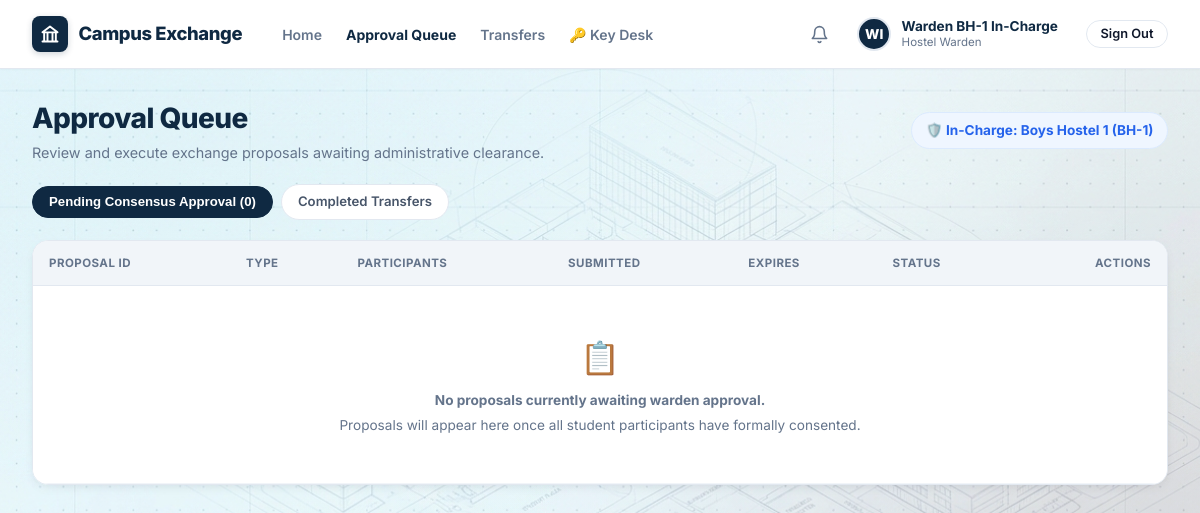
/warden/approvals/ (signed in), run on an earlier commit of the app's database.
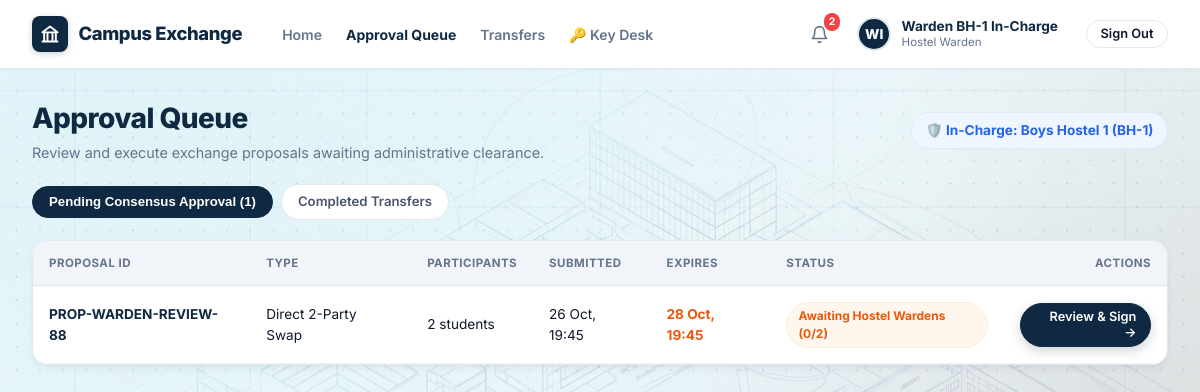
And on a later commit of the database.
### hostel/models.py (models this page shows, shortened)
class Hostel(models.Model):
    class GenderType(models.TextChoices):
        MALE = 'MALE', 'Boys Hostel'
        FEMALE = 'FEMALE', 'Girls Hostel'
        COED = 'COED', 'Co-Ed Residence'
    name = models.CharField(max_length=100, unique=True)
    code = models.CharField(max_length=20, unique=True)
    gender_type = models.CharField(max_length=10, choices=GenderType.choices, default=GenderType.MALE)
    is_active = models.BooleanField(default=True)
    warden = models.ForeignKey(
        settings.AUTH_USER_MODEL,
        null=True,
        blank=True,
        on_delete=models.SET_NULL,
        related_name='managed_hostels'
    )

### exchange/models.py (models this page shows, shortened)
class ExchangeProposal(models.Model):
    class ProposalType(models.TextChoices):
        DIRECT = 'DIRECT', 'Direct 2-Party Swap'
        CYCLE_3 = 'CYCLE_3', '3-Party Multi-Hop Cycle'
        CYCLE_4 = 'CYCLE_4', '4-Party Multi-Hop Cycle'
        CYCLE_5 = 'CYCLE_5', '5-Party Multi-Hop Cycle'
    class ProposalStatus(models.TextChoices):
        PENDING_ACCEPTANCE = 'PENDING_ACCEPTANCE', 'Pending Participant Acceptance'
        PARTIALLY_ACCEPTED = 'PARTIALLY_ACCEPTED', 'Partially Accepted'
        READY_FOR_APPROVAL = 'READY_FOR_APPROVAL', 'All Accepted · Ready for Warden'
        APPROVED = 'APPROVED', 'Warden Approved'
        DECLINED = 'DECLINED', 'Declined by Participant'
        EXPIRED = 'EXPIRED', 'Proposal Expired'
        COMPLETED = 'COMPLETED', 'Occupancy Transferred'
        CANCELLED = 'CANCELLED', 'Cancelled'
    proposal_code = models.CharField(max_length=30, unique=True, db_index=True)
    proposal_type = models.CharField(max_length=20, choices=ProposalType.choices, default=ProposalType.DIRECT)
    status = models.CharField(max_length=25, choices=ProposalStatus.choices, default=ProposalStatus.PENDING_ACCEPTANCE, db_index=True)
    compatibility_score = models.FloatField(default=100.0)
    expires_at = models.DateTimeField()
    created_at = models.DateTimeField(auto_now_add=True)
    completed_at = models.DateTimeField(null=True, blank=True)
    class Meta:
        ordering = ['-created_at']
    @property
    def is_cross_hostel(self):
        hostel_ids = set(self.participants.values_list('current_bed__room__block__hostel_id', flat=True))
        return len(hostel_ids) > 1
    @property
    def involved_hostels(self):
        from hostel.models import Hostel
        h_ids = set(self.participants.values_list('current_bed__room__block__hostel_id', flat=True)).union(
            set(self.participants.values_list('target_bed__room__block__hostel_id', flat=True))
        )
        return Hostel.objects.filter(id__in=h_ids).select_related('warden')
    def get_warden_approval_status(self):
        approved_approver_ids = set(self.approvals.filter(decision='APPROVED').values_list('approver_id', flat=True))
        status_list = []
        for h in self.involved_hostels:
            warden = h.warden
            is_approved = warden and warden.id in approved_approver_ids
            status_list.append({
                'hostel': h,
                'warden': warden,
                'is_approved': is_approved,
            })
        return status_list
    @property
    def all_hostel_wardens_approved(self):
        for item in self.get_warden_approval_status():
            if not item['is_approved']:
                return False
        return True

### exchange/views.py (the view)
# urls.py: path('warden/approvals/', views.warden_dashboard_view, name='warden_approvals'),
def warden_dashboard_view(request):
    user = request.user
    is_chief_or_admin = (user.is_chief_warden or user.is_admin_role)
    managed_hostels = user.managed_hostels.all()
    if is_chief_or_admin:
        all_ready = ExchangeProposal.objects.filter(
            status=ExchangeProposal.ProposalStatus.READY_FOR_APPROVAL
        )
        pending_proposals = all_ready
        recent_approvals = Approval.objects.select_related('proposal', 'approver').order_by('-created_at')[:15]
    else:
        pending_proposals = ExchangeProposal.objects.filter(
            status=ExchangeProposal.ProposalStatus.READY_FOR_APPROVAL
        ).filter(
            Q(participants__current_bed__room__block__hostel__in=managed_hostels) |
            Q(participants__target_bed__room__block__hostel__in=managed_hostels)
        ).distinct()
        recent_approvals = Approval.objects.filter(
            Q(proposal__participants__current_bed__room__block__hostel__in=managed_hostels) |
            Q(proposal__participants__target_bed__room__block__hostel__in=managed_hostels) |
            Q(approver=user)
        ).select_related('proposal', 'approver').distinct().order_by('-created_at')[:15]
    pending_proposals = pending_proposals.prefetch_related(
        'participants__student',
        'participants__current_bed__room__block__hostel',
        'participants__target_bed__room__block__hostel',
        'approvals__approver'
    )
    return render(request, 'exchange/warden_dashboard.html', {
        'pending_proposals': pending_proposals,
        'recent_approvals': recent_approvals,
        'managed_hostels': managed_hostels,
        'is_chief_or_admin': is_chief_or_admin,
    })

### accounts/models.py (called while the page is built)
    @property
    def is_student(self):
        return self.role == self.Role.STUDENT

    @property
    def is_warden(self):
        return self.role in (self.Role.WARDEN, self.Role.CHIEF_WARDEN)

    @property
    def is_chief_warden(self):
        return self.role == self.Role.CHIEF_WARDEN

    @property
    def is_admin_role(self):
        return self.role == self.Role.ADMIN or self.is_superuser

    @property
    def is_dsw(self):
        return self.role == self.Role.DSW

### templates/exchange/warden_dashboard.html (shortened to what this page needs)
{% extends 'base.html' %}
{% load static %}
{% block content %}
<div class="page-header" style="margin-bottom: 1.25rem;">
  <div class="page-title-group">
    <h1>Approval Queue</h1>
    <p>Review and execute exchange proposals awaiting administrative clearance.</p>
  </div>
  <div>
    {% if is_chief_or_admin %}
      <span class="badge badge-purple" style="font-size: 0.85rem; padding: 0.45rem 0.85rem; font-weight: 700;">
        ⚖️ Chief Warden Authority (All 20 Campus Hostels)
      </span>
    {% elif managed_hostels %}
      <span class="badge badge-blue" style="font-size: 0.85rem; padding: 0.45rem 0.85rem; font-weight: 700;">
        🛡️ In-Charge: {% for h in managed_hostels %}{{ h.name }} ({{ h.code }}){% if not forloop.last %}, {% endif %}{% endfor %}
      </span>
    {% else %}
      <span class="badge badge-neutral" style="font-size: 0.85rem; padding: 0.45rem 0.85rem;">Unassigned Warden</span>
    {% endif %}
  </div>
</div>
<div class="segmented-tabs-bar" style="margin-bottom: 1.25rem;">
  <button class="segmented-tab-pill active">
    Pending Consensus Approval ({{ pending_proposals.count }})
  </button>
  <a href="{% url 'transfers_list' %}" class="segmented-tab-pill" style="text-decoration: none;">
    Completed Transfers
  </a>
</div>
<div class="card" style="padding: 0; overflow: hidden; margin-bottom: 2rem;">
  <div style="overflow-x: auto;">
    <table class="data-table">
      <thead>
        <tr>
          <th>Proposal ID</th>
          <th>Type</th>
          <th>Participants</th>
          <th>Submitted</th>
          <th>Expires</th>
          <th>Status</th>
          <th style="text-align: right;">Actions</th>
        </tr>
      </thead>
      <tbody>
        {% for p in pending_proposals %}
          <tr>
            <td><strong style="color: var(--navy-800);">{{ p.proposal_code }}</strong></td>
            <td>{{ p.get_proposal_type_display }}</td>
            <td>{{ p.participants.count }} students</td>
            <td>{{ p.created_at|date:"d M, H:i" }}</td>
            <td><span style="color: #EA580C; font-weight: 700;">{{ p.expires_at|date:"d M, H:i" }}</span></td>
            <td>
              {% if p.is_cross_hostel %}
                {% if p.all_hostel_wardens_approved %}
                  <span class="badge badge-green" style="font-weight: 700;">Hostel Wardens Approved ✓</span>
                {% else %}
                  <span class="badge badge-yellow" style="font-weight: 700;">Awaiting Hostel Wardens ({{ p.approvals.count }}/{{ p.involved_hostels.count }})</span>
                {% endif %}
              {% else %}
                <span class="badge badge-green">Ready for Execution</span>
              {% endif %}
            </td>
            <td style="text-align: right;">
              <a href="{% url 'warden_review' pk=p.id %}" class="btn btn-primary btn-sm">Review &amp; Sign →</a>
            </td>
          </tr>
        {% empty %}
          <tr>
            <td colspan="7" style="text-align: center; padding: 3rem 1rem; color: var(--text-muted);">
              <div style="font-size: 2rem; margin-bottom: 0.5rem;">📋</div>
              <strong>No proposals currently awaiting warden approval.</strong>
              <p style="font-size: 0.85rem; margin-top: 0.25rem;">Proposals will appear here once all student participants have formally consented.</p>
            </td>
          </tr>
        {% endfor %}
      </tbody>
    </table>
  </div>
</div>
{% endblock %}

### templates/base.html (shortened to what the changed rows need)
<!DOCTYPE html>
<html lang="en">
<head>
  {% load static %}
  <link rel="stylesheet" href="{% static 'css/style.css' %}">
</head>
<body>
  <header class="top-navbar">
    <div class="navbar-inner">
      <div class="navbar-controls">
        {% if user.is_authenticated %}
          <a href="{% url 'dashboard' %}" class="nav-icon-bell" title="Notifications" style="position: relative;">
            <svg width="19" height="19" viewBox="0 0 24 24" fill="none" stroke="currentColor" stroke-width="2" stroke-linecap="round" stroke-linejoin="round">
              <path d="M18 8A6 6 0 0 0 6 8c0 7-3 9-3 9h18s-3-2-3-9"></path>
              <path d="M13.73 21a2 2 0 0 1-3.46 0"></path>
            </svg>
            {% if unread_notifications_count > 0 %}
              <span style="position: absolute; top: -3px; right: -3px; background: #EF4444; color: #FFFFFF; font-size: 0.65rem; padding: 1px 5px; border-radius: 10px; font-weight: 700;">{{ unread_notifications_count }}</span>
            {% endif %}
          </a>
        {% endif %}
      </div>
    </div>
  </header>
  <main class="main-container">
    {% block content %}{% endblock %}
  </main>
</body>
</html>

What changed in the data, as far as the page shows it:
added ExchangeProposal: proposal_code "PROP-WARDEN-REVIEW-88", proposal_type "Direct 2-Party Swap", participants.count "2", created_at "26 Oct, 19:45", expires_at "28 Oct, 19:45", approvals.count "0", involved_hostels.count "2"
Also different on the page:
{{ unread_notifications_count }}: (not shown) → "2"
{{ pending_proposals.count }}: "0" → "1"
text no longer shown: "📋 No proposals currently awaiting warden approval. Proposals will appear here once all student participants have formally consented."
